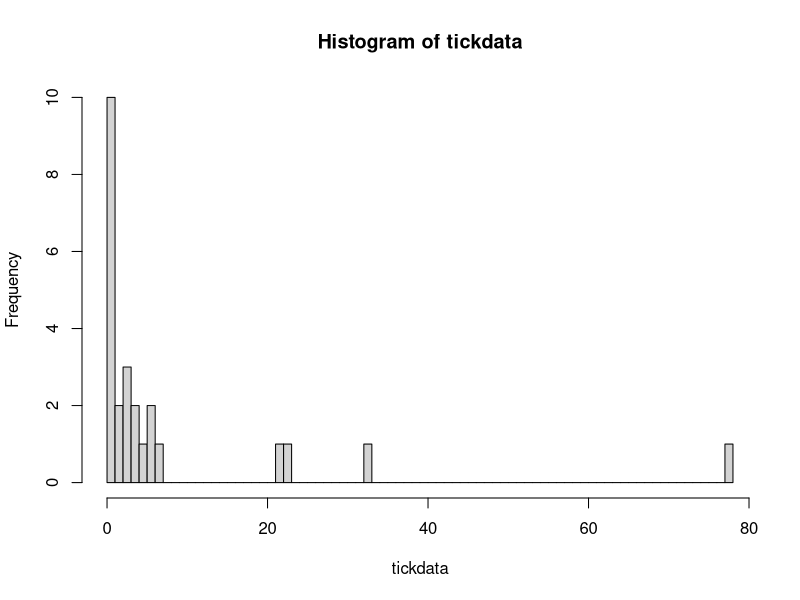
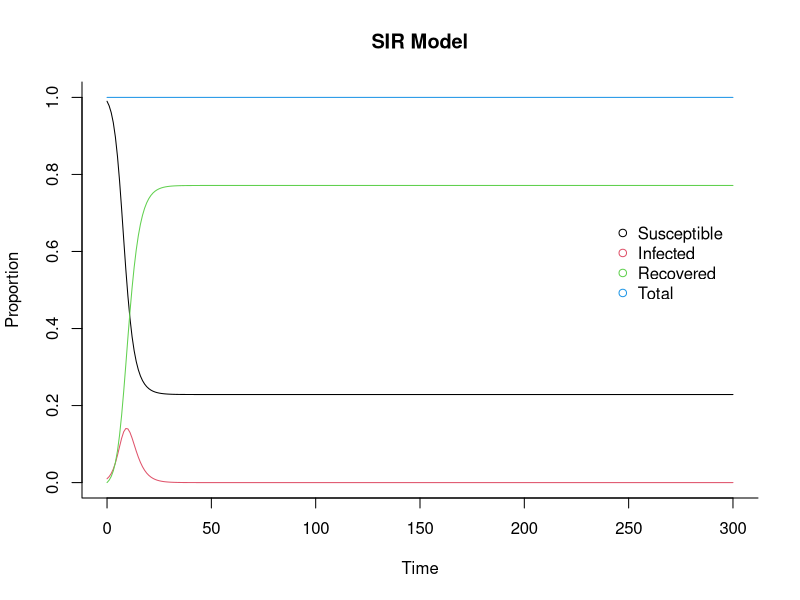

Source code (R) for these figures, in order:
## ---- chunk 1
# Example of Figure
# Data = number of ticks found on dogs sampled from a shelter
tickdata <-  c(0,0,0,0,1,0,6,0,3,3,5,22,0,0,3,33,4,2,1,23,7,2,4,6,78)
hist(tickdata, breaks= 90)
## ---- chunk 2

library(deSolve)
## Create an SIR function
sir <- function(time, y, parameters) {   #time, state , parameters
  
  with(as.list(c(y, parameters)), {
    
    dS <- -beta * S * I
    dI <-  beta * S * I - gamma * I
    dR <-                 gamma * I
    dN <- dS + dI + dR
    
    return(list(c(dS, dI, dR, dN)))
  })
}

### Set parameters
## Proportion in each compartment: Susceptible 0.999999, Infected 0.000001, Recovered 0
#init       <- c(S = 1-1e-6, I = 1e-6, R = 0.0)
init <- c(S = 0.99, I = 0.01, R = 0, N = 1)
## beta: infection parameter; gamma: recovery parameter
#parameters <- c(beta = 1.4247, gamma = 0.14286)b=.0952381 g = 0.04761905
parameters <- c(beta = 0.95, gamma = 0.5) #gamma=0.1
## Time frame
times      <- seq(0, 300, by = 1)

## Solve using ode (General Solver for Ordinary Differential Equations)
out <- ode(y = init, times = times, func = sir, parms = parameters)
## change to data frame
out <- as.data.frame(out)
## Delete time variable
out$time <- NULL
## Show data
head(out, 10)

## Plot
matplot(x = times, y = out, type = "l",
        xlab = "Time", ylab = "Proportion", main = "SIR Model",
        lwd = 1, lty = 1, bty = "l", col = 1:4)

## Add legend
legend(240, 0.7, c("Susceptible", "Infected", "Recovered", "Total"), pch = 1, col = 1:4, bty = "n")
